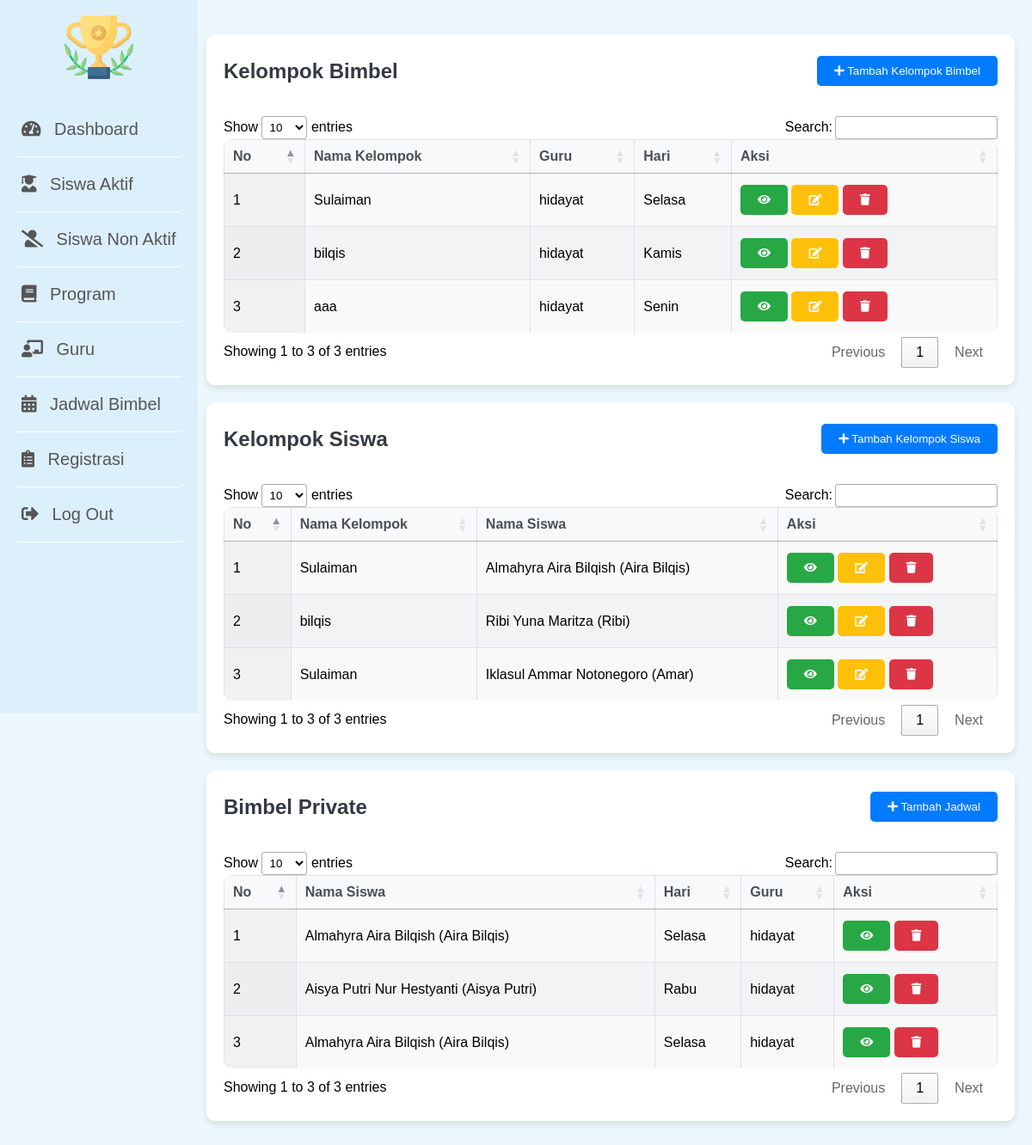
The app's page /admin/index.php?page=jadwal-bimbel (signed in) with its own data.
### tables this page shows
CREATE TABLE `kelompok_bimbel` (
  `id_kelompok` int(11) NOT NULL,
  `nama_kelompok` varchar(100) NOT NULL,
  `id_guru` int(11) NOT NULL,
  `hari` enum('Senin','Selasa','Rabu','Kamis','Jumat','Sabtu','Minggu') NOT NULL,
  `jam` time NOT NULL,
  `alamat` varchar(255) NOT NULL
);

CREATE TABLE `guru` (
  `id_guru` int(11) NOT NULL,
  `nama_guru` varchar(100) NOT NULL,
  `alamat` varchar(255) DEFAULT NULL,
  `no_telp` varchar(15) DEFAULT NULL,
  `email` varchar(100) DEFAULT NULL,
  `tanggal_lahir` date DEFAULT NULL,
  `jenis_kelamin` enum('Laki-laki','Perempuan') NOT NULL,
  `pendidikan_terakhir` varchar(100) DEFAULT NULL,
  `bidang_keahlian` varchar(100) DEFAULT NULL,
  `tanggal_mulai_kerja` date DEFAULT NULL,
  `status_aktif` enum('Aktif','Tidak Aktif') DEFAULT 'Aktif'
);

CREATE TABLE `kelompok_siswa` (
  `id_kelompok_siswa` int(11) NOT NULL,
  `id_kelompok` int(11) NOT NULL,
  `id_siswa` int(11) NOT NULL
);

CREATE TABLE `siswa` (
  `id_siswa` int(11) NOT NULL,
  `nama` text NOT NULL,
  `tempatlahir` varchar(30) NOT NULL,
  `tanggallahir` date NOT NULL,
  `asalsekolah` varchar(50) NOT NULL,
  `kelas` varchar(50) NOT NULL,
  `jeniskelamin` varchar(15) NOT NULL,
  `alamat` text NOT NULL,
  `nohp` varchar(50) NOT NULL,
  `tempat_les` varchar(255) NOT NULL,
  `pilihanprogram` varchar(200) NOT NULL,
  `tglpendaftaran` date DEFAULT NULL,
  `status_siswa` varchar(255) NOT NULL,
  `keterangan` varchar(255) DEFAULT NULL
);

CREATE TABLE `jadwal_bimbel` (
  `id_bimbel` int(11) NOT NULL,
  `id_siswa` int(11) NOT NULL,
  `id_guru` int(11) NOT NULL,
  `hari` enum('Senin','Selasa','Rabu','Kamis','Jumat','Sabtu','Minggu') NOT NULL,
  `jam` time NOT NULL,
  `alamat` varchar(255) NOT NULL
);

### admin/jadwal-bimbel.php (the view, shortened to what this page needs)
<?php
include '../koneksi/koneksi.php';
$sql_kelompok_siswa = "SELECT ks.*, s.nama AS nama_siswa, kb.nama_kelompok
                       FROM kelompok_siswa ks
                       JOIN siswa s ON ks.id_siswa = s.id_siswa
                       JOIN kelompok_bimbel kb ON ks.id_kelompok = kb.id_kelompok";
$result_kelompok_siswa = $conn->query($sql_kelompok_siswa);
$sql_kelompok_bimbel = "SELECT kb.*, g.nama_guru
                        FROM kelompok_bimbel kb
                        JOIN guru g ON kb.id_guru = g.id_guru";
$result_kelompok_bimbel = $conn->query($sql_kelompok_bimbel);
$sql_jadwal_bimbel = "SELECT jb.*, s.nama AS nama_siswa, g.nama_guru
                      FROM jadwal_bimbel jb
                      JOIN siswa s ON jb.id_siswa = s.id_siswa
                      JOIN guru g ON jb.id_guru = g.id_guru";
$result_jadwal_bimbel = $conn->query($sql_jadwal_bimbel);
?>
<!DOCTYPE html>
<html lang="en">
<head>
    <link rel="stylesheet" href="https://cdnjs.cloudflare.com/ajax/libs/font-awesome/5.15.4/css/all.min.css">
    <link rel="stylesheet" href="https://cdn.datatables.net/1.11.5/css/jquery.dataTables.min.css">
    <link rel="stylesheet" href="aset/style-jadwal-bimbel.css">
</head>
<body>
    <div class="page-data">
        <div class="page-data_header">
            <h2>Kelompok Bimbel</h2>
            <button class="btn" id="tambahKelompokBimbelBtn"><i class="fas fa-plus"></i> Tambah Kelompok Bimbel</button>
        </div>
        <div class="page-data_table">
            <table id="kelompokBimbelTable" class="display">
                <thead>
                    <tr>
                        <th>No</th>
                        <th>Nama Kelompok</th>
                        <th>Guru</th>
                        <th>Hari</th>
                        <th>Aksi</th>
                    </tr>
                </thead>
                <tbody>
                    <?php
                    if ($result_kelompok_bimbel->num_rows > 0) {
                        $no = 1;
                        while ($row = $result_kelompok_bimbel->fetch_assoc()) {
                            echo "<tr>";
                            echo "<td>" . $no++ . "</td>";
                            echo "<td>" . $row['nama_kelompok'] . "</td>";
                            echo "<td>" . $row['nama_guru'] . "</td>";
                            echo "<td>" . $row['hari'] . "</td>";
                            echo "<td>
                                    <button class='btn view-btn-kelompok' data-id='" . $row['id_kelompok'] . "' style='background-color: #28a745;'><i class='fas fa-eye'></i></button>
                                    <button class='btn edit-btn-kelompok' data-id='" . $row['id_kelompok'] . "' style='background-color: #ffc107;'><i class='fas fa-edit'></i></button>
                                    <button class='btn delete-btn-kelompok' data-id='" . $row['id_kelompok'] . "' style='background-color: #dc3545;'><i class='fas fa-trash'></i></button>
                                  </td>";
                            echo "</tr>";
                        }
                    } else {
                        echo "<tr><td colspan='5'>Tidak ada data kelompok bimbel</td></tr>";
                    }
                    ?>
                </tbody>
            </table>
        </div>
    </div>
    <div class="page-data">
        <div class="page-data_header">
            <h2>Kelompok Siswa</h2>
            <button class="btn" id="tambahKelompokSiswaBtn"><i class="fas fa-plus"></i> Tambah Kelompok Siswa</button>
        </div>
        <div class="page-data_table">
            <table id="kelompokSiswaTable" class="display">
                <thead>
                    <tr>
                        <th>No</th>
                        <th>Nama Kelompok</th>
                        <th>Nama Siswa</th>
                        <th>Aksi</th>
                    </tr>
                </thead>
                <tbody>
                    <?php
                    if ($result_kelompok_siswa->num_rows > 0) {
                        $no = 1;
                        while ($row = $result_kelompok_siswa->fetch_assoc()) {
                            echo "<tr>";
                            echo "<td>" . $no++ . "</td>";
                            echo "<td>" . $row['nama_kelompok'] . "</td>";
                            echo "<td>" . $row['nama_siswa'] . "</td>";
                            echo "<td>
                                    <button class='btn view-btn-siswa' data-id='" . $row['id_kelompok_siswa'] . "' style='background-color: #28a745;'><i class='fas fa-eye'></i></button>
                                    <button class='btn edit-btn-siswa' data-id='" . $row['id_kelompok_siswa'] . "' style='background-color: #ffc107;'><i class='fas fa-edit'></i></button>
                                    <button class='btn delete-btn-siswa' data-id='" . $row['id_kelompok_siswa'] . "' style='background-color: #dc3545;'><i class='fas fa-trash'></i></button>
                                  </td>";
                            echo "</tr>";
                        }
                    } else {
                        echo "<tr><td colspan='4'>Tidak ada data kelompok siswa</td></tr>";
                    }
                    ?>
                </tbody>
            </table>
        </div>
    </div>
    <div class="page-data">
        <div class="page-data_header">
            <h2>Bimbel Private</h2>
            <button class="btn" id="tambahJadwalBimbelBtn"><i class="fas fa-plus"></i> Tambah Jadwal</button>
        </div>
        <div class="page-data_table">
            <table id="jadwalBimbelTable" class="display">
                <thead>
                    <tr>
                        <th>No</th>
                        <th>Nama Siswa</th>
                        <th>Hari</th>
                        <th>Guru</th>
                        <th>Aksi</th>
                    </tr>
                </thead>
                <tbody>
                    <?php
                    if ($result_jadwal_bimbel->num_rows > 0) {
                        $no = 1;
                        while ($row = $result_jadwal_bimbel->fetch_assoc()) {
                            echo "<tr>";
                            echo "<td>" . $no++ . "</td>";
                            echo "<td>" . $row['nama_siswa'] . "</td>";
                            echo "<td>" . $row['hari'] . "</td>";
                            echo "<td>" . $row['nama_guru'] . "</td>";
                            echo "<td>
                                    <button class='btn view-btn-jadwal' data-id='" . $row['id_bimbel'] . "' style='background-color: #28a745;'><i class='fas fa-eye'></i></button>
                                    <button class='btn delete-btn-jadwal' data-id='" . $row['id_bimbel'] . "' style='background-color: #dc3545;'><i class='fas fa-trash'></i></button>
                                  </td>";
                            echo "</tr>";
                        }
                    } else {
                        echo "<tr><td colspan='5'>Tidak ada data jadwal bimbel</td></tr>";
                    }
                    ?>
                </tbody>
            </table>
        </div>
    </div>
</body>
</html>

### admin/aset/style.css (style rules this page uses)
body { font-family: 'Segoe UI', Tahoma, Geneva, Verdana, sans-serif; display: flex; min-height: 100vh; margin: 0; font-family: Arial, sans-serif; background-color: rgb(237, 248, 254); }

### admin/aset/style-jadwal-bimbel.css (style rules this page uses)
.page-data { max-width: 1200px; margin: 20px auto; background: #fff; padding: 20px; border-radius: 10px; box-shadow: 0 4px 8px rgba(0, 0, 0, 0.1); }
.page-data_header { display: flex; justify-content: space-between; align-items: center; padding-bottom: 10px; margin-bottom: 20px; }
.page-data_header h2 { margin: 0; color: #343a40; }
.btn { background-color: #007bff; color: #fff; padding: 10px 20px; text-decoration: none; border-radius: 5px; transition: background-color 0.3s, transform 0.3s; margin: 5px 0; border: none; }
.page-data_table table { width: 100%; border-collapse: collapse; border-radius: 10px; overflow: hidden; }
.page-data_table th, .page-data_table td { padding: 15px; border: 1px solid #dee2e6; text-align: left; }
.page-data_table th { background-color: #f8f9fa; color: #495057; }
.page-data_table tr:nth-child(even) { background-color: #f1f3f5; }

### admin/index.php (style rules this page uses)
body { font-family: 'Segoe UI', Tahoma, Geneva, Verdana, sans-serif; display: flex; min-height: 100vh; margin: 0; font-family: Arial, sans-serif; background-color:rgb(237, 248, 254); }

### records on screen
kelompok_bimbel: nama_kelompok "Sulaiman", id_guru.nama_guru "hidayat", hari "Selasa"
kelompok_bimbel: nama_kelompok "bilqis", id_guru.nama_guru "hidayat", hari "Kamis"
kelompok_bimbel: nama_kelompok "aaa", id_guru.nama_guru "hidayat", hari "Senin"
kelompok_siswa: id_kelompok.nama_kelompok "Sulaiman", id_siswa.nama "Almahyra Aira Bilqish (Aira Bilqis)"
kelompok_siswa: id_kelompok.nama_kelompok "bilqis", id_siswa.nama "Ribi Yuna Maritza (Ribi)"
kelompok_siswa: id_kelompok.nama_kelompok "Sulaiman", id_siswa.nama "Iklasul Ammar Notonegoro (Amar)"
jadwal_bimbel: id_siswa.nama "Almahyra Aira Bilqish (Aira Bilqis)", hari "Selasa", id_guru.nama_guru "hidayat"
jadwal_bimbel: id_siswa.nama "Aisya Putri Nur Hestyanti (Aisya Putri)", hari "Rabu", id_guru.nama_guru "hidayat"
jadwal_bimbel: id_siswa.nama "Almahyra Aira Bilqish (Aira Bilqis)", hari "Selasa", id_guru.nama_guru "hidayat"
